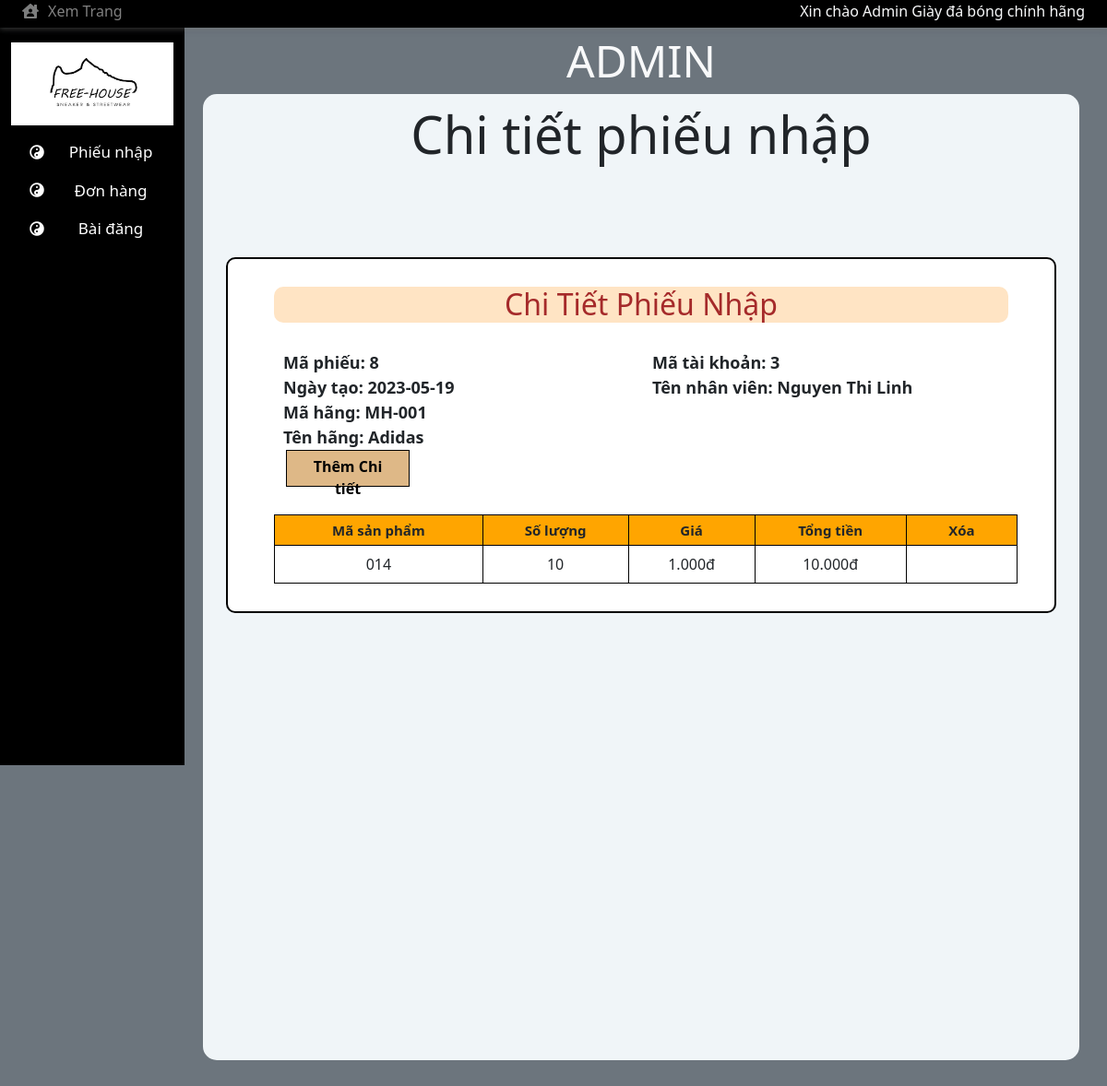
The app's page /admin/ChiTietPhieuNhap.php?CT=8 (signed in) with its own data.
### tables this page shows
CREATE TABLE `phanquyen` (
  `MaQuyen` varchar(50) NOT NULL,
  `MaChiTiet` varchar(50) NOT NULL
);

CREATE TABLE `chitietquyen` (
  `MaChiTiet` varchar(50) NOT NULL,
  `TenChiTiet` varchar(50) NOT NULL,
  `MoTa` varchar(50) NOT NULL
);

CREATE TABLE `phieunhaphang` (
  `MaPhieu` int(11) NOT NULL,
  `NgayTao` date NOT NULL,
  `TongDon` int(11) NOT NULL,
  `MaHang` varchar(50) NOT NULL,
  `MaTaiKhoan` int(50) NOT NULL,
  `TrangThai` int(2) NOT NULL DEFAULT 1
);

CREATE TABLE `hang` (
  `MaHang` varchar(50) NOT NULL,
  `Ten` varchar(50) NOT NULL,
  `NgayTao` date NOT NULL,
  `TrangThai` tinyint(1) NOT NULL
);

CREATE TABLE `nhanvien` (
  `MaNhanVien` varchar(50) NOT NULL,
  `Quyen` tinyint(1) NOT NULL,
  `DiaChi` varchar(50) NOT NULL,
  `TenNhanVien` varchar(50) NOT NULL,
  `SDT` varchar(50) NOT NULL,
  `MaTaiKhoan` int(50) NOT NULL,
  `TrangThai` int(2) NOT NULL DEFAULT 1
);

CREATE TABLE `chitietphieunhap` (
  `MaSP` varchar(50) NOT NULL,
  `MaPhieu` int(11) NOT NULL,
  `SoLuong` int(11) NOT NULL,
  `Gia` int(11) NOT NULL,
  `TongGia` int(11) NOT NULL,
  `TrangThai` int(2) NOT NULL DEFAULT 1
);

### db/DAOPhanQuyen.php (called while the page is built, shortened)
<?php
class DAOPhanQuyen{
    private $host = 'localhost';
    private $username = 'root';
    private $password = '';
    private $database = 'ql_cuahanggiay';
    private $conn;
    public function connect(){
        if(!$this->conn){
            $this->conn=mysqli_connect($this->host,$this->username,$this->password,$this->database);
        }
    }
    public function getQuyen($MaQuyen){
        $sql = "SELECT * FROM phanquyen,chitietquyen WHERE MaQuyen = '".$MaQuyen."' AND chitietquyen.MaChiTiet = phanquyen.MaChiTiet";
        $data=null;
        if($result = mysqli_query($this->conn,$sql)){
            while($row=mysqli_fetch_array($result)){
                    $data[] = $row;
            }
        }
        return $data;
    }
}
?>

### db/DAOChiTietPhieuNhap.php (called while the page is built, shortened)
<?php
class DAOChiTietPhieuNhap
{
    private $host = 'localhost';
    private $username = 'root';
    private $password = '';
    private $databaseName = 'ql_cuahanggiay';
    private $conn;
    public function connect()
    {
        if(!$this->conn){
            $this->conn = mysqli_connect($this->host,$this->username,$this->password,$this->databaseName);
        }
    }
    public function getList($maphieu)
    {
        $sql = 'SELECT MaSP,SoLuong,Gia,TongGia FROM chitietphieunhap WHERE Trangthai=1 AND MaPhieu ='.$maphieu;
        $data = null;
        if($result = mysqli_query($this->conn,$sql)){
            while($row = mysqli_fetch_array($result)){
                $data[] = $row;
            }
            return $data;
        }
        else
            return false;
    }
    public function getTenHang($MaH){
        $sql = "SELECT Ten FROM hang WHERE MaHang = '".$MaH."'";
        $data = null;
        if($result = mysqli_query($this->conn,$sql)){
            while($row = mysqli_fetch_array($result)){
                $data = $row;
            }
            return $data;
        }
        else
            return false;
    }
    public function getTenNhanVien($MaNV){
        $sql = "SELECT TenNhanVien FROM NhanVien WHERE  MaTaiKhoan = '".$MaNV."'";
        $data = null;
        if($result = mysqli_query($this->conn,$sql)){
            while($row = mysqli_fetch_array($result)){
                $data = $row;
            }
            return $data;
        }
        else
            return false;
    }
}
?>

### admin/ChiTietPhieuNhap.php (the view, shortened to what this page needs)
<!DOCTYPE html>
<html lang="en">
<head>
    <link rel="stylesheet" href="https://cdnjs.cloudflare.com/ajax/libs/font-awesome/5.15.4/css/all.min.css"
 />
    <link rel="stylesheet" href="./css/bootstrap.min.css">
    <link rel="stylesheet" href="./css/admin.css">
</head>
<body>
    <div class="wrapper" style=" background-color: #6c757d;height:100%;min-height:100vh">
        <?php include('template/topbar_ad.php'); ?>
        <div class="container">
            <div class="row " style="min-height:1200px;padding-bottom:50px;position: relative;">
                <div class="col-2 d-none d-lg-block d-md-block"></div>
                <?php include('template/menu_ad.php'); ?>
                <div id="main" class="col col-12 col-lg-10 col-md-10 ">
                    <?php include('template/header_ad.php'); ?>
                    <div id="content" class="row" style="background-color:#f0f5f8;height:calc(100% - 72px)">
                        <div class="main mx-auto ">
                            <link rel="stylesheet" href="./css/ChiTietDonHang.css">
                            <div class="row justify-content-center display-4">Chi tiết phiếu nhập</div>
                            <?php
                            include("../db/DAOChiTietPhieuNhap.php");
                            $db = new DAOChiTietPhieuNhap();
                            $db->connect();
                            include('../db/dbconnect.php');
                            $Madon = $_GET['CT'];
                            $sql = "SELECT * FROM phieunhaphang where TrangThai=1 AND MaPhieu=$Madon" ;
                            $result = $conn->query($sql);
                            if ($result->num_rows > 0) {
                                if ($row = $result->fetch_assoc()) {
                                    $NgayTao = $row['NgayTao'];
                                    $MaH = $row['MaHang'];
                                    $MaTK = $row['MaTaiKhoan'];
                                }
                            }
                            $TenH = $db->getTenHang($MaH);
                            $TenNV = $db->getTenNhanVien($MaTK);
                            ?>
                            <div id="ctdh" >
                                <h2>Chi Tiết Phiếu Nhập</h2>
                                <div class="row mx-5">
                                    <div class="col col-6">
                                        <p>Mã phiếu:
                                            <?php echo $Madon ?>
                                        </p>
                                        <p>Ngày tạo:
                                            <?php echo $NgayTao ?>
                                        </p>
                                        <p>Mã hãng:
                                            <?php echo $MaH ?>
                                        </p>
                                        <p>Tên hãng:
                                            <?php echo $TenH[0] ?>
                                        </p>
                                    </div>
                                    <div class="col col-6">
                                        <p>Mã tài khoản:
                                            <?php echo $MaTK ?>
                                        </p>
                                        <p>Tên nhân viên:
                                            <?php echo $TenNV[0] ?>
                                        </p>
                                    </div>
                                    <div class="buttonadd">
                                        <a href="editCTPN.php?CT=<?php echo$Madon?>&Hang=<?php echo $MaH?>">
                                            <div class="col text-black">
                                                Thêm Chi tiết
                                            </div>
                                        </a>
                                    </div>
                                </div>
                                <table id="ds_donhang">
                                    <tr>
                                        <th>Mã sản phẩm</th>
                                        <th>Số lượng</th>
                                        <th>Giá</th>
                                        <th>Tổng tiền</th>
                                        <th style="width:15%">Xóa</th>
                                    </tr>
                                    <?php
                                    $data = $db->getList($Madon);
                                    $i = 0;
                                    while ($i < count($data)) {
                                        ?>
                                        <tr>
                                            <td>
                                                <?php echo $data[$i][0] ?>
                                            </td>
                                            <td>
                                                <?php echo $data[$i][1] ?>
                                            </td>
                                            <td>
                                                <?php echo number_format($data[$i][2], 0, ',', '.') . "đ" ?>
                                            </td>
                                            <td>
                                                <?php echo number_format($data[$i][3], 0, ',', '.') . "đ" ?>
                                            </td>
                                            <td>
                                            </td>
                                        </tr>
                                        <?php
                                        $i++;
                                    }
                                    ?>
                            </div>
                        </div>
                    </div>
                </div>
            </div>
        </div>
    </div>
</body>

### admin/template/menu_ad.php (shortened to what this page needs)
<?php
    if (isset($_SESSION['MaQuyen']) && isset($_SESSION['MaTaiKhoan'])){
        $MaQuyen = $_SESSION['MaQuyen'];
        include("../db/DAOPhanQuyen.php");
        $db = new DAOPhanQuyen();
        $db->connect();
        $PQ = $db->getQuyen($MaQuyen);
?>
        <div id="menu" class="col col-sm-12 col-lg-2 col-md-2 bg-black text-bg-dark position-fixed width-show-icon">
            <div class="d-none d-lg-block d-md-block" id="menu-js">
                <div class="row d-none d-lg-block d-md-block">
                    <div class="img-logo ">
                            <a href="index.php">
                            <img class="row w-100 mx-auto mt-3" src="../img/img-logo/sneaker.jpg" alt="">
                            </a>
                        </div>
                </div>
                <ul id='ulMenu' class="mt-2 list-unstyled text-black ">
                    <?php
                        $n = 0;
                        if($PQ != null){
                            $n = count($PQ);
                        }
                        for($i = $n-1; $i >= 0;$i--){
                    ?>
                        <a href="index.php?id=<?php echo $PQ[$i]["MaChiTiet"]?>">
                            <li class="row LiMenu mx-0 text-center p-2 align-items-center border-secondary border-size-menu " style = "<?php if($id ==  $PQ[$i]["MaChiTiet"]){echo "background:  #6c757d";}?>">
                                <div class="col-3 px-0 d-none d-lg-flex justify-content-center">
                                    <i class="fa fa-yin-yang"></i>
                                </div>
                                <div class="col-lg-9 col-12 px-0">
                                    <p class="text-font-menu m-0"><?php echo $PQ[$i]["TenChiTiet"]?></p>
                                </div>
                            </li>
                        </a>
                    <?php
                        }
                    ?>
                </ul>
            </div>
        </div>
<?php
    }
?>

### admin/css/admin.css (style rules this page uses)
.text-font-menu { font-size: 17px; }
* { padding: 0; margin: 0; box-sizing: border-box; }
p,a { text-decoration:none; margin: 0 !important; padding: 0 !important; }
@media (min-width: 768px) { #menu { height:100vh; top:30px !important; } }
@media (min-width: 768px) { #main { margin-top:30px !important; } }
@media (min-width: 992px) { #menu { height:100vh; top:30px !important; } }
@media (min-width: 992px) { #main { margin-top:30px !important; } }
.list-unstyled.text-black >a { color:#fff; text-decoration: none; }
#menu { left:0; overflow-y: auto; z-index: 5; }
#main { margin-top: 56px; }
#main > *:nth-child(2) > * { margin-top: 10px !important; margin-bottom: 10px !important; }
#main > *:nth-child(2) { border-radius: 15px; margin-bottom: 50px; }
li.row.LiMenu.mx-0.text-center.p-2.align-items-center.border-secondary.border-size-menu { transition: box-shadow 0.5s ease; }

### admin/css/ChiTietDonHang.css (style rules this page uses)
#ctdh { background-color: white; margin: 100px auto; border: 2px solid black; border-radius: 10px; width: 100%; max-width: 900px; }
#ctdh h2 { color: brown; margin: 30px 50px; text-align: center; background-color: bisque; border-radius: 10px; }
#ctdh p { font-size: 18px; margin: 10px 50px; font-weight: bold; }
#ctdh #ds_donhang { width: 90%; border: 1px solid black; border-collapse: collapse; margin: 30px 50px; }
#ctdh #ds_donhang th { text-align: center; border: 1px solid black; padding: 5px; font-size: 15px; background-color: orange; }
#ctdh #ds_donhang td { text-align: center; border: 1px solid black; padding: 8px; }
#ctdh a { text-decoration: none; display: inline-block; font-weight: bold; text-align: center; }
#ctdh .buttonadd { width: 134px !important; height: 40px; color: black; font-weight: bold; background-color: burlywood; border: 1px solid black; padding: 5px 15px; margin: 0 15px; cursor: pointer; }

### records on screen
phanquyen: MaChiTiet.TenChiTiet "Phiếu nhập"
phanquyen: MaChiTiet.TenChiTiet "Đơn hàng"
phanquyen: MaChiTiet.TenChiTiet "Bài đăng"
phieunhaphang: NgayTao "2023-05-19", MaHang "MH-001", MaTaiKhoan "3"
hang: Ten "Adidas"
nhanvien: TenNhanVien "Nguyen Thi Linh"
chitietphieunhap: MaSP "014", SoLuong "10", Gia "1.000", TongGia "10.000"

### other values on screen
$Madon "8"
